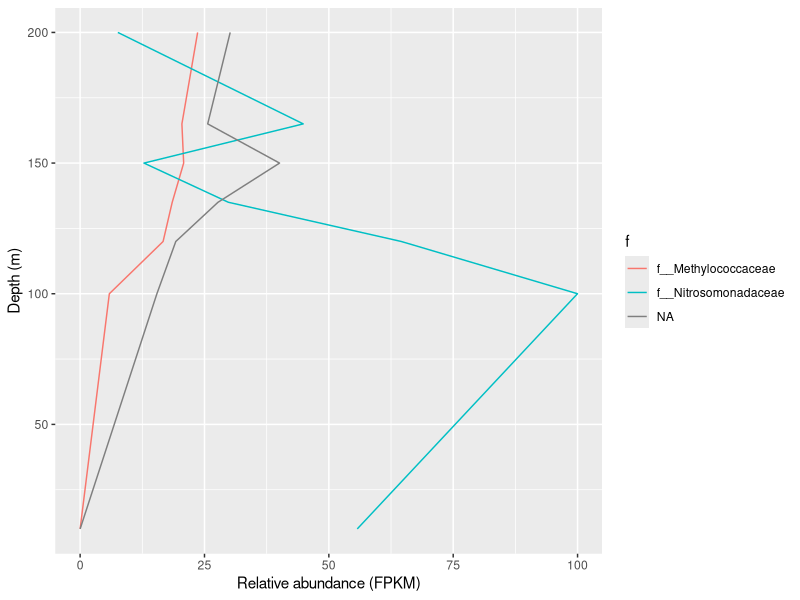
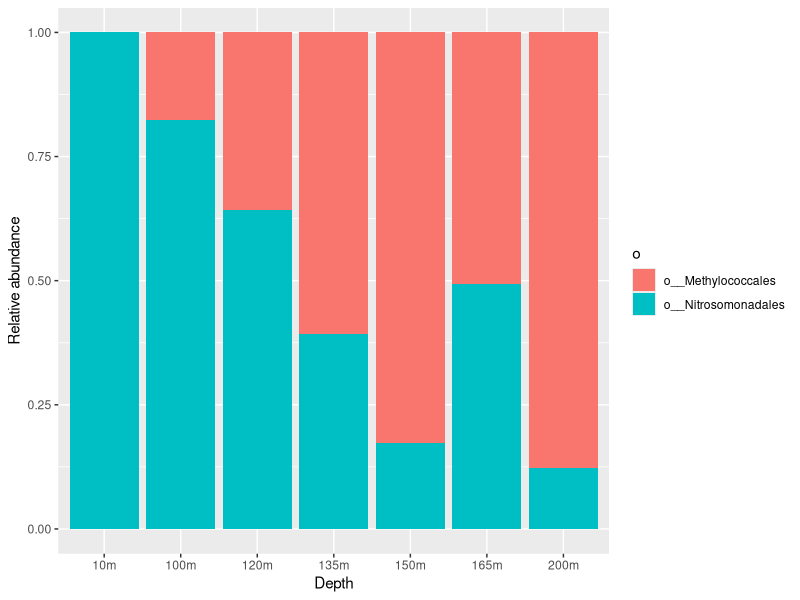

R code for these plots, in order:
## ---- chunk 1
library(ggplot2)
library(dplyr)
library(tidyr)

dat <- read.table(file="data/marker_contig_map.tsv",
                  header=TRUE,
                  sep="\t", quote="") %>% 
  mutate(Length=End_pos-Start_pos) %>% 
  separate(col = Taxonomy, into = c('r', 'd', 'p', 'c', 'o', 'f', 'g', 's'), sep = "; ", fill = "right", remove = T) %>% 
  separate(col = Sample, into = c("Cruise", "Depth"), extra = "drop") %>% 
  mutate(Depth.m = as.numeric(gsub('m', '', Depth)))

dat %>%
  group_by(Depth.m, f) %>%
  summarise(sum = sum(Abundance)) %>%
  ungroup() %>%
  ggplot(aes(x=Depth.m, y=sum, colour=f)) +
  geom_line() +
  coord_flip() +
  labs(x="Depth (m)",
       y="Relative abundance (FPKM)")

dat %>% 
  group_by(Depth, Depth.m) %>% 
  mutate(Proportion = Abundance/sum(Abundance)) %>% 
  group_by(Depth, Depth.m, o) %>% 
  summarise(sum = sum(Proportion)) %>% 
  ungroup() %>% 
  mutate(Depth = reorder(Depth, Depth.m)) %>% 
  ggplot(aes(x=Depth, y=sum, fill=o)) +
  geom_bar(stat = "identity") +
  labs(x="Depth",
       y="Relative abundance")

